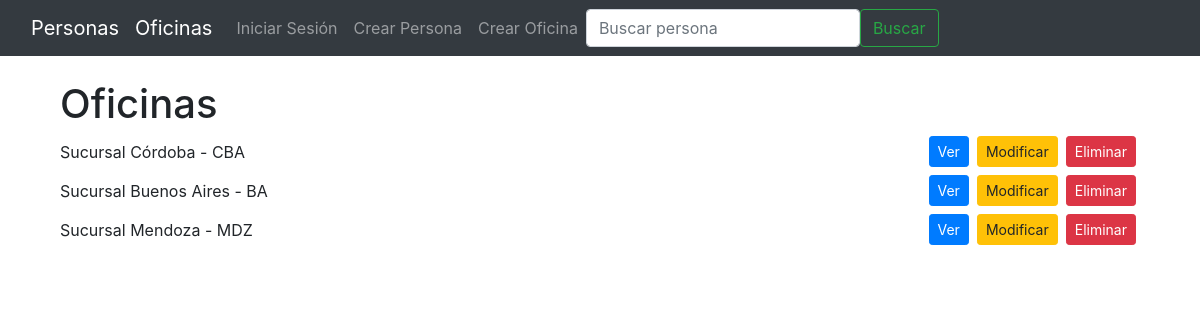
Page /oficina/lista/ on the committed database.
### oficina/models.py (models this page shows, shortened)
class Oficina(models.Model):
    nombre = models.CharField(verbose_name="Nombre", max_length=50)
    nombre_corto = models.CharField(verbose_name="Nombre Corto", max_length=20)
    class Meta:
        verbose_name = 'Oficina'
        verbose_name_plural = 'Oficinas'

### oficina/views.py (the view)
class OficinaListView(ListView):
    model = Oficina
    template_name = 'oficina/lista.html'
    context_object_name = 'oficinas'

### templates/oficina/lista.html (shortened to what this page needs)
{% extends 'base.html' %}
{% block content %}
<div class="container">
  <h1>Oficinas</h1>
  <div class="row">
    {% for oficina in oficinas %}
      <div class="col-12 mb-2 d-flex align-items-center">
        <span class="flex-grow-1">{{ oficina.nombre }} - {{ oficina.nombre_corto }}</span>
        <a href="{% url 'oficina:detalle' oficina.pk %}" class="btn btn-primary btn-sm mx-1">Ver</a>
        <a href="{% url 'oficina:editar' oficina.pk %}" class="btn btn-warning btn-sm mx-1">Modificar</a>
        <a href="{% url 'oficina:eliminar' oficina.pk %}" class="btn btn-danger btn-sm mx-1">Eliminar</a>
      </div>
    {% empty %}
      <div class="col-12">No hay oficinas registradas.</div>
    {% endfor %}
  </div>
</div>
{% endblock content %}

### rows in the picture
Oficina: nombre "Sucursal Córdoba", nombre_corto "CBA"
Oficina: nombre "Sucursal Buenos Aires", nombre_corto "BA"
Oficina: nombre "Sucursal Mendoza", nombre_corto "MDZ"
